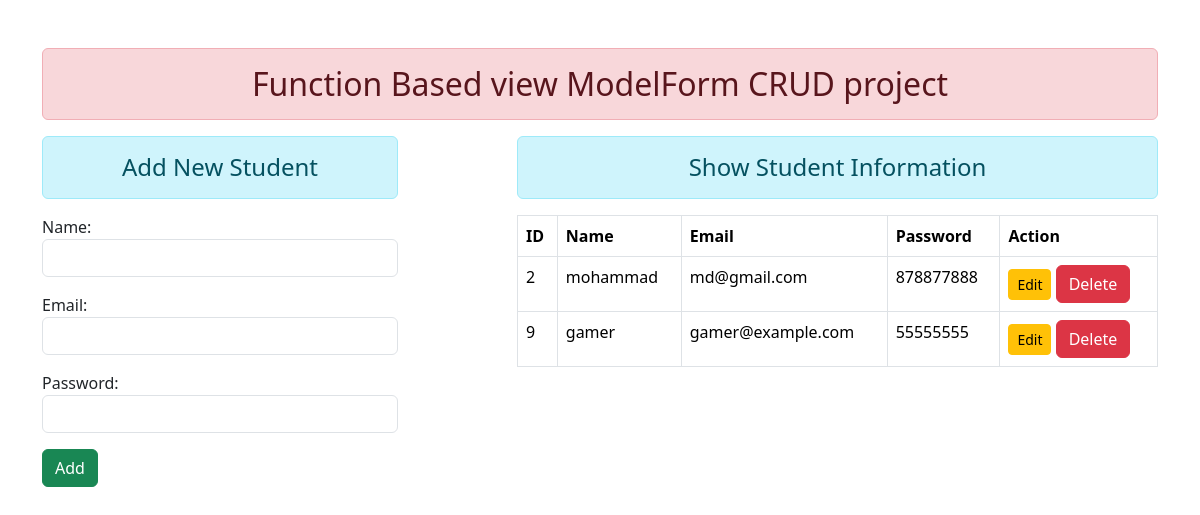
The app's page /, older data.
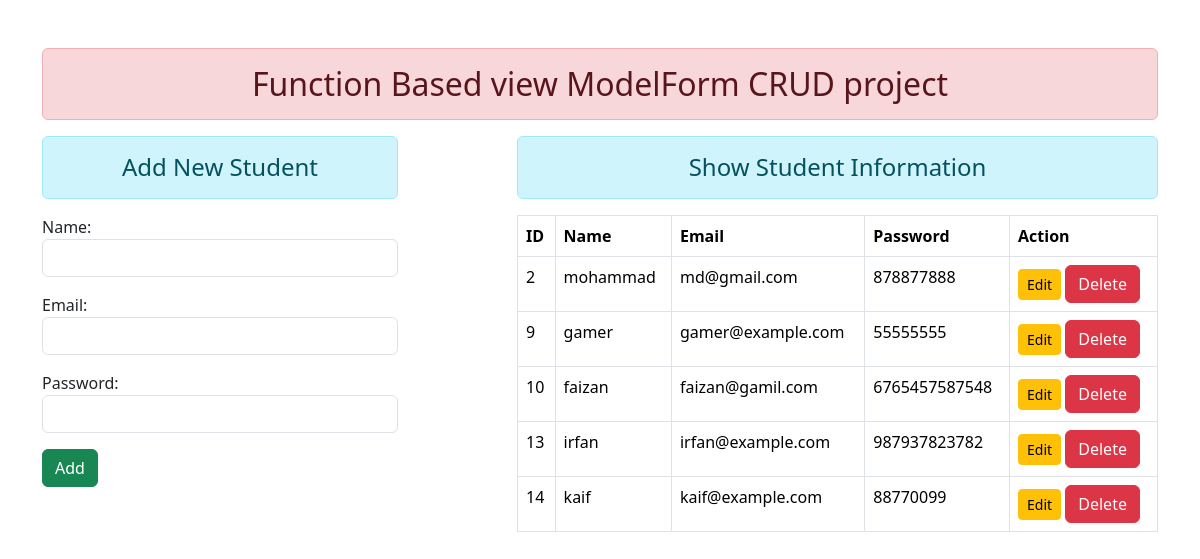
The same page, newer data.
### enroll/models.py (models this page shows)
class User(models.Model):
    name = models.CharField(max_length=70)
    email = models.EmailField(max_length=100)
    password = models.CharField(max_length=100)

### enroll/views.py (the view)
# urls.py: path('', views.add_show, name="addandshow"),
def add_show(req):
    if req.method == 'POST':
        fm = StudentRegistration(req.POST)
        if fm.is_valid():
            nm = fm.cleaned_data['name']
            em = fm.cleaned_data['email']
            pw = fm.cleaned_data['password']
            reg = User(name=nm, email=em, password=pw)
            reg.save()
            fm = StudentRegistration()
    else:
        fm = StudentRegistration()
    stud = User.objects.all()
    return render(req, 'enroll/addandshow.html', {'form': fm, 'stu': stud})

### enroll/forms.py
class StudentRegistration(forms.ModelForm):
    class Meta:
        model = User
        fields = ['name', 'email', 'password']
        widgets = {
            'name': forms.TextInput(attrs={'class':'form-control'}),
            'email': forms.EmailInput(attrs={'class':'form-control'}),
            'password': forms.PasswordInput(render_value=True, attrs={'class':'form-control'}),
        }

### enroll/templates/enroll/addandshow.html (shortened to what this page needs)
{% extends 'enroll/base.html' %}
{% block content %}
<div class="row">
    <div class="col-sm-4">
        <h4 class="text-center alert alert-info">Add New Student</h4>
        <form action="" method="POST">
            {{ form.as_p }}
            <input type="submit" class="btn btn-success" value="Add">
        </form>
    </div>
    <div class="col-sm-7 offset-1">
        <h4 class="text-center alert alert-info">Show Student Information</h4>
        {% if stu %}
        <table class="table table-hover table-bordered">
            <thead>
                <tr>
                    <th>ID</th>
                    <th>Name</th>
                    <th>Email</th>
                    <th>Password</th>
                    <th>Action</th>
                </tr>
            </thead>
            <tbody>
                {% for student in stu %}
                <tr>
                    <td>{{ student.id }}</td>
                    <td>{{ student.name }}</td>
                    <td>{{ student.email }}</td>
                    <td>{{ student.password }}</td>
                    <td>
                    <a href="{% url 'updatedata' student.id %}" class="btn btn-warning btn-sm">Edit</a>
                    <form action="{% url 'deletedata' student.id %}" method="post" class="d-inline"> {% csrf_token %}
                        <input type="submit" class="btn btn-danger"value="Delete">
                    </form>
                    </td>
                </tr>
                {% endfor %}
            </tbody>
        </table>
        {% else %}
        <p class="text-muted">No students found.</p>
        {% endif %}
    </div>
</div>
{% endblock content %}

### enroll/templates/enroll/base.html (shortened to what this page needs)
<!DOCTYPE html>
{% load static %}
<html lang="en">
<head>
    <link rel="stylesheet" href="{% static 'enroll/css/bootstrap.css'%}">
    </head>
    <body>
     <div class="container mt-5">
      <h2 class="text-center alert alert-danger">Function Based view ModelForm CRUD project</h2>
    {% block content %} {% endblock content %}
    </body>
    </html>

Row changes from the older to the newer data that the page shows:
added User: id "10", name "faizan", email "faizan@gamil.com", password "6765457587548"
added User: id "13", name "irfan", email "irfan@example.com", password "987937823782"
added User: id "14", name "kaif", email "kaif@example.com", password "88770099"
